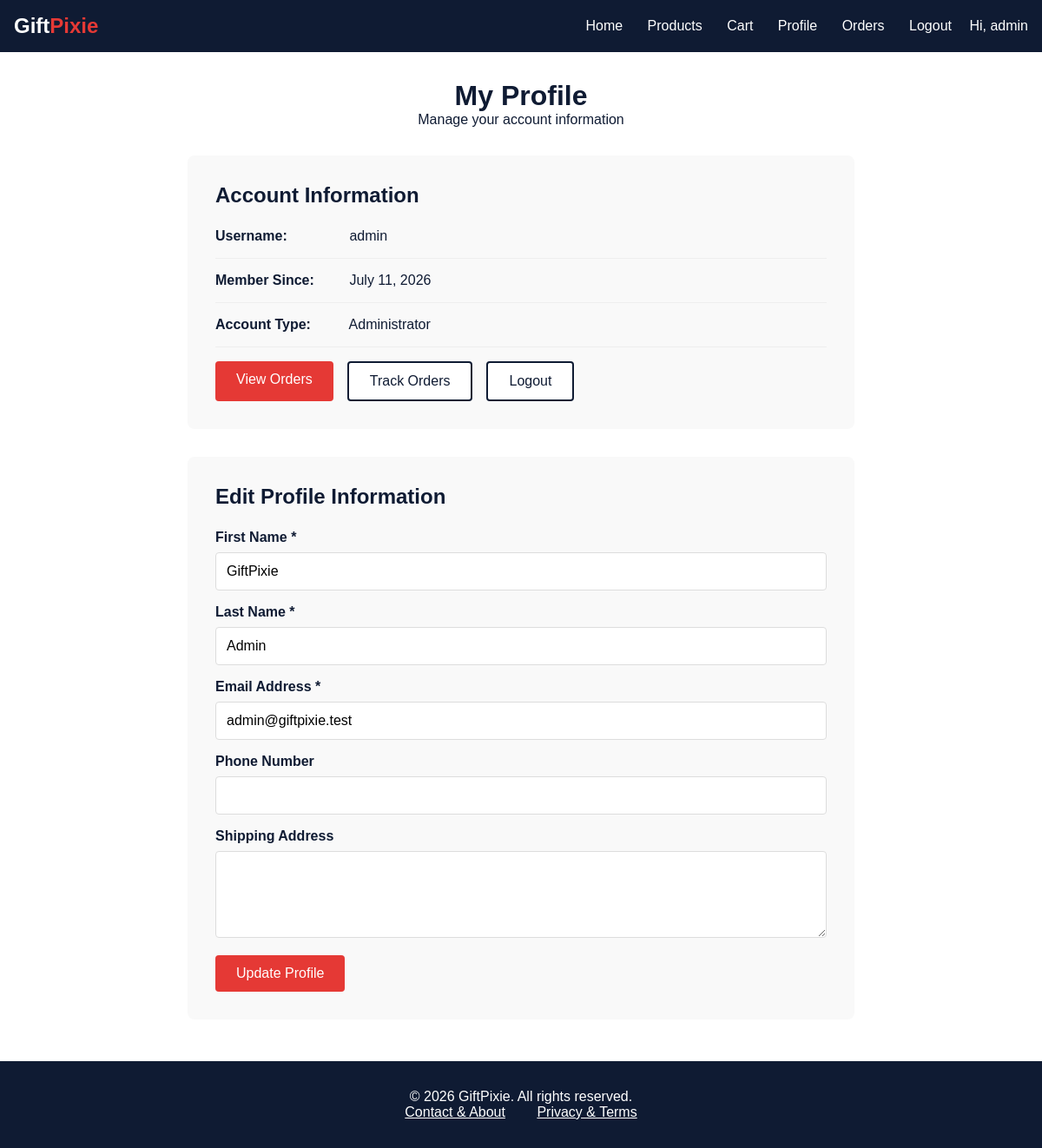
The app's page /profile.php (signed in) with its own data.
### tables this page shows
CREATE TABLE `users` (
  `id` int(11) NOT NULL,
  `username` varchar(50) NOT NULL,
  `email` varchar(100) NOT NULL,
  `password` varchar(255) NOT NULL,
  `first_name` varchar(50) NOT NULL,
  `last_name` varchar(50) NOT NULL,
  `address` text DEFAULT NULL,
  `phone` varchar(20) DEFAULT NULL,
  `role` enum('admin','customer') DEFAULT 'customer',
  `created_at` timestamp NOT NULL DEFAULT current_timestamp()
);

### profile.php (the view, shortened to what this page needs)
<?php
require_once 'db.php';
$user_id = $_SESSION['user_id'];
$query = "SELECT username, email, first_name, last_name, phone, address, created_at FROM users WHERE id = ?";
$stmt = mysqli_prepare($conn, $query);
mysqli_stmt_bind_param($stmt, "i", $user_id);
mysqli_stmt_execute($stmt);
$result = mysqli_stmt_get_result($stmt);
$user = mysqli_fetch_assoc($result);
?>
<!DOCTYPE html>
<html lang="en">
<head>
</head>
<body>
    <header class="header">
        <a href="index.php" class="logo">Gift<span>Pixie</span></a>
        <nav class="nav">
            <a href="index.php">Home</a>
            <a href="products.php">Products</a>
            <a href="cart.php">Cart</a>
            <a href="profile.php">Profile</a>
            <a href="orders.php">Orders</a>
            <a href="logout.php">Logout</a>
            <span class="user-info">Hi, <?php echo htmlspecialchars($_SESSION['username']); ?></span>
        </nav>
    </header>
    <div class="container">
        <div class="profile-header">
            <h1>My Profile</h1>
            <p>Manage your account information</p>
        </div>
        <div class="profile-info">
            <h2 class="form-title">Account Information</h2>
            <div class="info-row">
                <span class="info-label">Username:</span>
                <?php echo htmlspecialchars($user['username']); ?>
            </div>
            <div class="info-row">
                <span class="info-label">Member Since:</span>
                <?php echo date('F j, Y', strtotime($user['created_at'])); ?>
            </div>
            <div class="info-row">
                <span class="info-label">Account Type:</span>
                <?php echo ($_SESSION['role'] === 'admin') ? 'Administrator' : 'Customer'; ?>
            </div>
            <div class="profile-actions">
                <a href="orders.php" class="btn">View Orders</a>
                <a href="order_tracking.php" class="btn btn-outline">Track Orders</a>
                <a href="logout.php" class="btn btn-outline">Logout</a>
            </div>
        </div>
        <div class="form-container">
            <h2 class="form-title">Edit Profile Information</h2>
            <form action="profile.php" method="POST" id="profileForm">
                <div class="form-group">
                    <label for="first_name">First Name *</label>
                    <input type="text" id="first_name" name="first_name"
                           value="<?php echo htmlspecialchars($user['first_name']); ?>" required>
                </div>
                <div class="form-group">
                    <label for="last_name">Last Name *</label>
                    <input type="text" id="last_name" name="last_name"
                           value="<?php echo htmlspecialchars($user['last_name']); ?>" required>
                </div>
                <div class="form-group">
                    <label for="email">Email Address *</label>
                    <input type="email" id="email" name="email"
                           value="<?php echo htmlspecialchars($user['email']); ?>" required>
                </div>
                <div class="form-group">
                    <label for="phone">Phone Number</label>
                    <input type="tel" id="phone" name="phone"
                           value="<?php echo htmlspecialchars($user['phone'] ?? ''); ?>">
                </div>
                <div class="form-group">
                    <label for="address">Shipping Address</label>
                    <textarea id="address" name="address"><?php echo htmlspecialchars($user['address'] ?? ''); ?></textarea>
                </div>
                <button type="submit" class="btn">Update Profile</button>
            </form>
        </div>
    </div>
    <footer class="footer">
        <p>&copy; <?php echo date('Y'); ?> GiftPixie. All rights reserved.</p>
        <p>
            <a href="contact_about.php" style="color: white; margin: 0 1rem;">Contact & About</a>
            <a href="privacy_terms.php" style="color: white; margin: 0 1rem;">Privacy & Terms</a>
        </p>
    </footer>
</body>
</html>

### profile.php (style rules this page uses)
* { margin: 0; padding: 0; box-sizing: border-box; }
body { font-family: Arial, sans-serif; background-color: white; color: #0F1B33; }
.header { background-color: #0F1B33; color: white; padding: 1rem; display: flex; justify-content: space-between; align-items: center; }
.logo { font-size: 1.5rem; font-weight: bold; color: white; text-decoration: none; }
.logo span { color: #E53935; }
.nav a { color: white; text-decoration: none; margin-left: 1.5rem; }
.container { max-width: 800px; margin: 2rem auto; padding: 0 1rem; }
.profile-header { text-align: center; margin-bottom: 2rem; }
.profile-header h1 { color: #0F1B33; }
.profile-info { background-color: #f9f9f9; padding: 2rem; border-radius: 8px; margin-bottom: 2rem; }
.info-row { margin-bottom: 1rem; padding-bottom: 1rem; border-bottom: 1px solid #eee; }
.info-label { font-weight: bold; color: #0F1B33; display: inline-block; width: 150px; }
.form-container { background-color: #f9f9f9; padding: 2rem; border-radius: 8px; }
.form-title { margin-bottom: 1.5rem; color: #0F1B33; }
.form-group { margin-bottom: 1rem; }
.form-group label { display: block; margin-bottom: 0.5rem; font-weight: bold; }
.form-group input, .form-group textarea { width: 100%; padding: 0.75rem; border: 1px solid #ddd; border-radius: 4px; font-size: 1rem; }
.form-group textarea { min-height: 100px; resize: vertical; }
.btn { display: inline-block; background-color: #E53935; color: white; padding: 0.75rem 1.5rem; text-decoration: none; border-radius: 4px; border: none; cursor: pointer; font-size: 1rem; }
.btn-outline { background-color: white; color: #0F1B33; border: 2px solid #0F1B33; }
.footer { background-color: #0F1B33; color: white; text-align: center; padding: 2rem; margin-top: 3rem; }
.user-info { color: white; margin-left: 1rem; }
.profile-actions { display: flex; gap: 1rem; margin-top: 1rem; }

### records on screen
users: username "admin", created_at "July 11, 2026", first_name "GiftPixie", last_name "Admin", email "admin@giftpixie.test"

### other values on screen
$_SESSION['username'] "admin"
